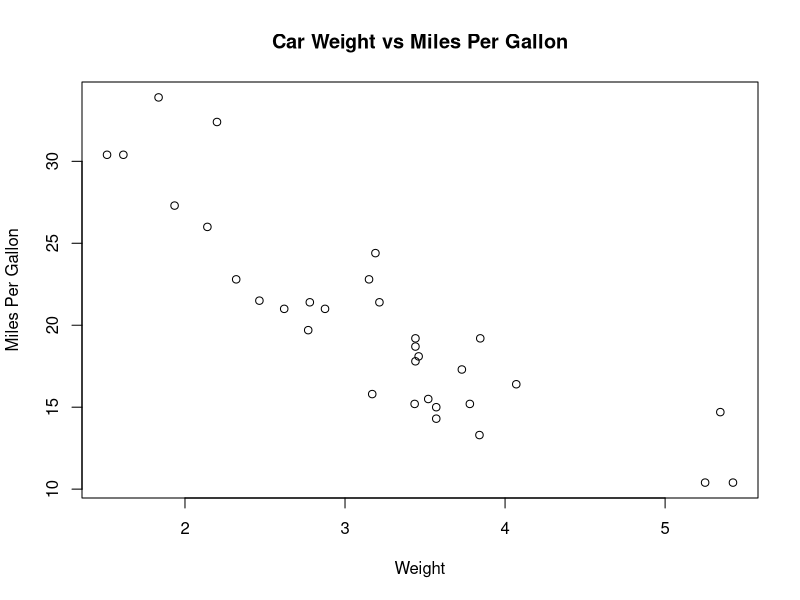
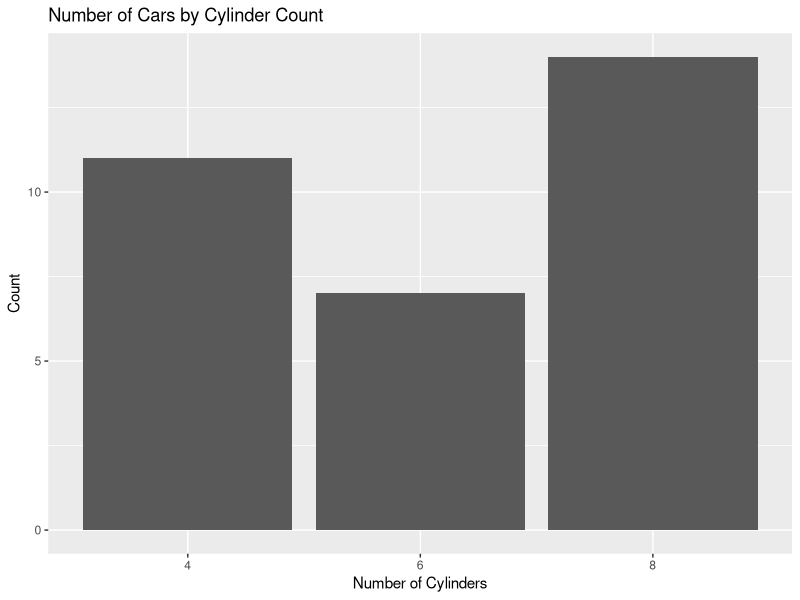

Here is the R script that generated these plots, in order:
plot(mtcars$wt, mtcars$mpg,
     main = "Car Weight vs Miles Per Gallon",
     xlab = "Weight",
     ylab = "Miles Per Gallon")

install.packages("ggplot2")
library(ggplot2)

ggplot(mtcars, aes(x = factor(cyl))) +
  geom_bar() +
  labs(title = "Number of Cars by Cylinder Count",
       x = "Number of Cylinders",
       y = "Count")
